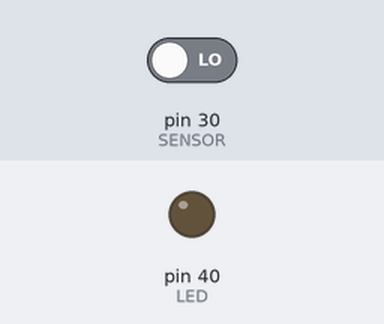
This sketch was run on a simulated Arduino Mega 2560, built with avr-gcc and run on an emulated ATmega2560. On the bench: output pins drawn as LEDs (lit = HIGH). The test bench sets the inputs (shaded band); at power-on: pin 30 (SENSOR) LOW.

Above: at 1.2 s.
1.3 s: pin 30 (SENSOR) driven HIGH
At 2.1 s:
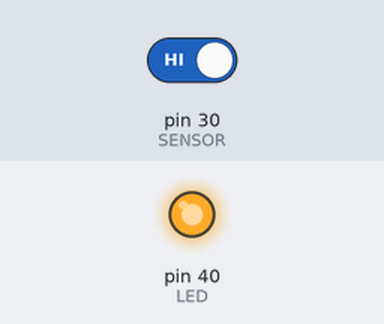
2.8 s: pin 30 (SENSOR) driven LOW
At 3.3 s:
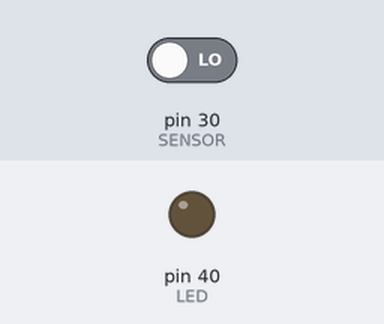
Timing chart, 0 to 5.8 s (numbered marks = the images above; inputs shaded):
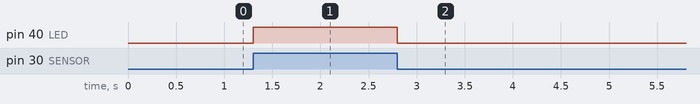

The sketch:

Huella.ino
```cpp
#define LED 40
#define SENSOR 30


void setup() {
  // put your setup code here, to run once:
  pinMode(LED, OUTPUT);
  pinMode(SENSOR, INPUT);

}

void loop() {
  // put your main code here, to run repeatedly:
  if (digitalRead(SENSOR) == HIGH){
    digitalWrite(LED, HIGH);
  }else{
    digitalWrite(LED, LOW);
  }
  delay(50);
}
```

Measured:
- after the input at 1.3 s, pin 40 (LED): LOW → HIGH at once
- after the input at 2.8 s, pin 40 (LED): HIGH → LOW at once
